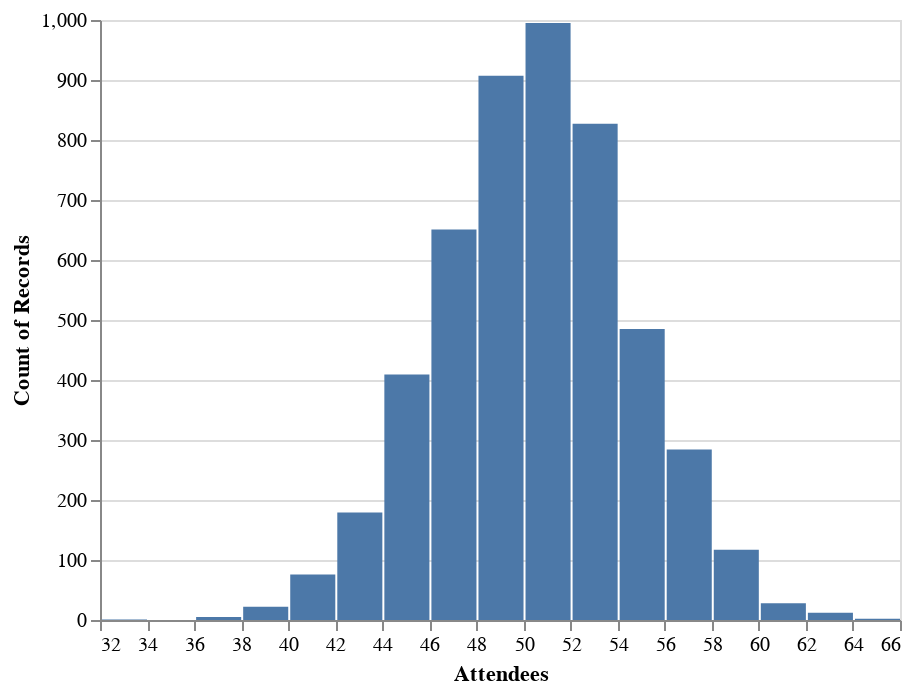

The notebook cell this image was saved under:
### Code cell
plot_simulation(results)

### Figure 1 — Vega-Lite specification as saved in the notebook (floating-point values rounded to 4 significant figures; data arrays with more than 128 entries replaced by an {"elided": "..."} marker saying what was removed)
{"config": {"view": {"continuousWidth": 400, "continuousHeight": 300}}, "data": {"name": "data-e18bcef10a556e091d8a3414cc0beb3a"}, "mark": "bar", "encoding": {"tooltip": {"type": "quantitative", "aggregate": "count"}, "x": {"type": "quantitative", "axis": {"format": ".0f"}, "bin": {"maxbins": 30}, "field": "Total guests", "title": "Attendees"}, "y": {"type": "quantitative", "aggregate": "count"}}, "$schema": "https://vega.github.io/schema/vega-lite/v4.8.1.json", "datasets": {"data-e18bcef10a556e091d8a3414cc0beb3a": {"elided": "5000 records"}}}
